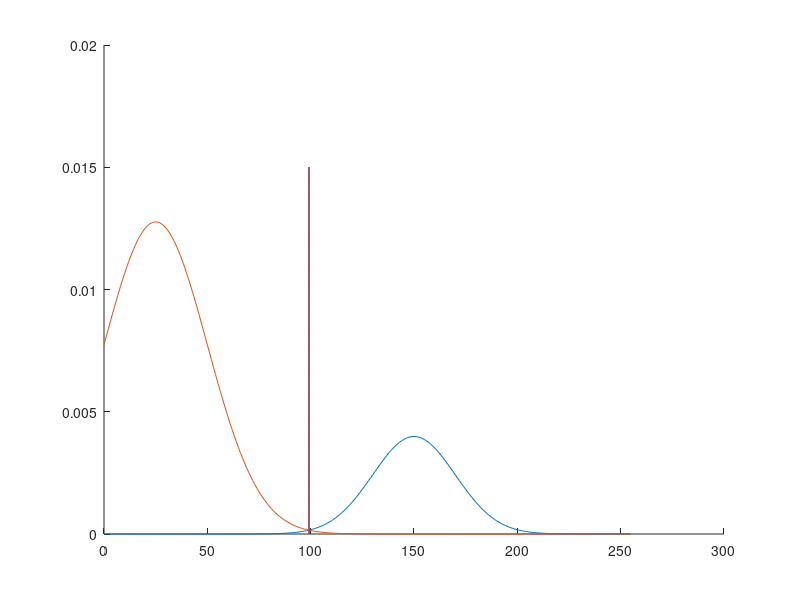

Source code (MATLAB):
% Cleaning.
clc;
clearvars;
close all;

% Distribution params.
mo = 150;
so = 20;
mb = 25;
sb = 25;

% A priori probabilities.
Po = 0.2;
Pb = 0.8;

% Solution.
A = so^2 - sb^2
B = 2*(mo*sb^2 - mb*so^2)
C = so^2*mb^2 - sb^2*mo^2 + 2*so^2*sb^2*log(sb*Po/so/Pb)

% Results.
T1 = (-B + sqrt(B^2 - 4*A*C))/2/A
T2 = (-B - sqrt(B^2 - 4*A*C))/2/A

% Distributions.
p = @(z, m, s) 1./s./sqrt(2.*pi).*exp(-(z-m).^2./2./s.^2);
po = @(z) Po.*p(z, mo, so);
pb = @(z) Pb.*p(z, mb, sb);

x  = 0:255;
yo = po(x);
yb = pb(x);

% Plotting.
hold on;
plot(x, yo);
plot(x, yb);
plot(T1*ones(100), linspace(0, 0.015, 100));
hold off;